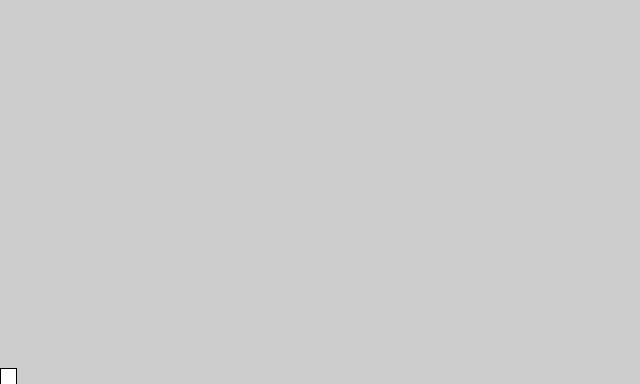
Frame 1 (no input)
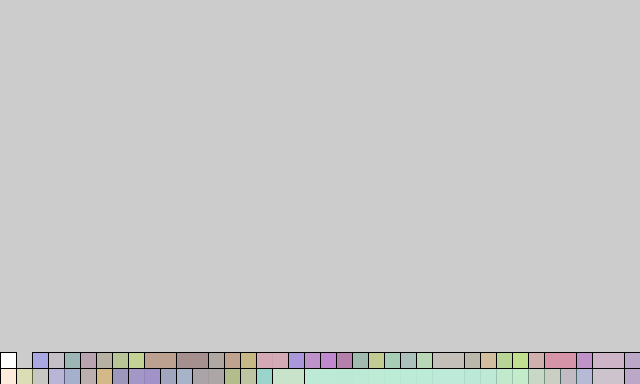
Frame 60 (the mouse pressed at the canvas centre just before this capture)
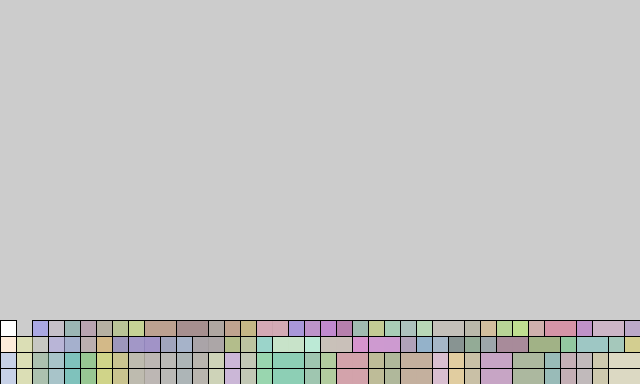
Frame 120 (the mouse held since frame 60 and released just before this capture)

The Processing sketch that drew these frames (run headless with seeded random() and noise(); from frame 60 on, the mouse is pressed at the canvas centre):

// Processing sketch: porting_02
// ── porting_02.pde
// -
// 10print_porting 0.2 by Daniele Cappai [10print, processing]
// 2018 © Dani-CA, Daniele @Fupete and the course DSII2019 at DESIGN.unirsm 
// github.com/dsii-2019-unirsm — github.com/fupete
// Educational purposes, MIT License, 2019, San Marino
// —

int w = 16;
int h = 16;
int index = 0;
float r = 0;
float b = 0;
float g = 0;
float o = 0;
void setup() {
size(640, 384);
//background(#0000ff);
strokeWeight(1);
stroke(0);
smooth();
}
void draw() {
int x1 = w*index;
int x2 = x1 + w;
int y1 = h*23;
int y2 = h*24;
if (random(2) < 1) {
rect(x2, y1, x1, y2);
r = 100 + random (155);
b = 100 + random (155);
g = 100 + random (155);
o = 50 + random (100);

fill(r,g,b,o);
} else {
rect(x1, y1, x2, y2);
r = 100 + random (155);
b = 100 + random (155);
g = 100 + random (155);
o = 50 + random (100);
fill(r,g,b,o);
}
index++;
if (index == width/w) {
PImage p = get(0, h, width, h*23);
//background(#0000ff);
set(0, 0, p);
index = 0;
}
}
